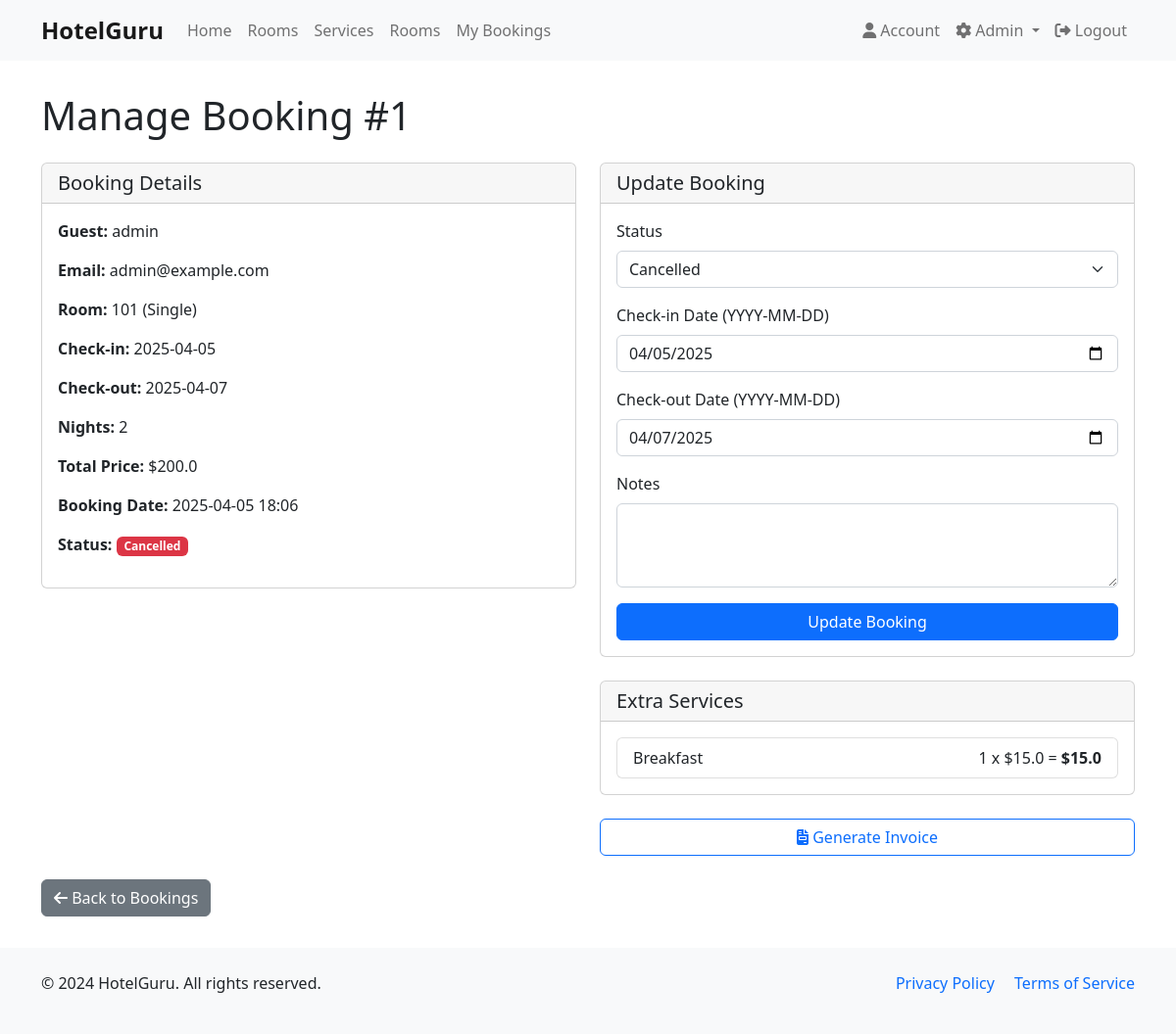
Page /admin/booking/1 (signed in) on the committed database.
### WebApp/models.py (models this page shows, shortened)
class Booking(db.Model):
    id = db.Column(db.Integer, primary_key=True)
    start_date = db.Column(db.DateTime, nullable=False, default=datetime.utcnow)
    end_date = db.Column(db.DateTime, nullable=False)
    user_id = db.Column(db.Integer, db.ForeignKey('user.id'), nullable=False)
    room_id = db.Column(db.Integer, db.ForeignKey('room.id'), nullable=False)
    status = db.Column(db.String(20), nullable=False, default='Pending')
    created_at = db.Column(db.DateTime, nullable=False, default=datetime.utcnow)
    total_price = db.Column(db.Float, nullable=True)
    check_in = db.relationship('CheckIn', backref='booking', uselist=False, cascade="all, delete-orphan")
    invoice = db.relationship('Invoice', backref='booking', uselist=False)
    def calculate_nights(self, start_date=None, end_date=None):
        if start_date is None:
            start_date = self.start_date
        if end_date is None:
            end_date = self.end_date
        return (end_date - start_date).days

class User(db.Model, UserMixin):
    id = db.Column(db.Integer, primary_key=True)
    username = db.Column(db.String(20), unique=True, nullable=False)
    email = db.Column(db.String(120), unique=True, nullable=False)
    password = db.Column(db.String(60), nullable=False)
    phone = db.Column(db.String(20), nullable=True)
    address = db.Column(db.String(200), nullable=True)
    bookings = db.relationship('Booking', backref='customer', lazy='dynamic')
    check_ins = db.relationship('CheckIn', backref='guest', lazy='dynamic')
    is_admin = db.Column(db.Boolean, default=False)

class Room(db.Model):
    id = db.Column(db.Integer, primary_key=True)
    room_number = db.Column(db.Integer, nullable=False)
    room_type = db.Column(db.String(20), nullable=False)
    capacity = db.Column(db.Integer, nullable=False)
    price_per_night = db.Column(db.Float, nullable=False)
    bookings = db.relationship('Booking', backref='room', lazy='dynamic', cascade="all, delete-orphan")
    description = db.Column(db.Text, nullable=True)
    status = db.Column(db.String(20), default='Available')  # Available, Maintenance, Cleaning
    amenities = db.Column(db.String(255), nullable=True)
    image_url = db.Column(db.String(255), nullable=True, default='default_room.jpg')
    is_available = db.Column(db.Boolean, default=True)
    def is_available(self, start_date, end_date):
        """Check if room is available for the given date range"""
        if not self.is_available:
            return False
        overlapping_bookings = Booking.query.filter(
            Booking.room_id == self.id,
            Booking.status.in_(['Pending', 'Confirmed']),
            Booking.start_date < end_date, Booking.end_date > start_date).count()
        return overlapping_bookings == 0

class BookingService(db.Model):
    id = db.Column(db.Integer, primary_key=True)
    booking_id = db.Column(db.Integer, db.ForeignKey('booking.id'), nullable=False)
    service_id = db.Column(db.Integer, db.ForeignKey('extra_service.id'), nullable=False)
    quantity = db.Column(db.Integer, nullable=False, default=1)
    requested_at = db.Column(db.DateTime, nullable=False, default=datetime.utcnow)
    booking = db.relationship('Booking', backref=db.backref('services', lazy=True))
    service = db.relationship('ExtraService')
    @property
    def total_price(self):
        return self.service.price * self.quantity

class ExtraService(db.Model):
    id = db.Column(db.Integer, primary_key=True)
    name = db.Column(db.String(100), nullable=False)
    description = db.Column(db.Text, nullable=True)
    price = db.Column(db.Float, nullable=False)

### WebApp/routes.py (the view)
@routes.route("/admin/booking/<int:booking_id>", methods=['GET', 'POST'])
@admin_required
def edit_booking(booking_id):
    booking = Booking.query.get_or_404(booking_id)
    form = BookingManagementForm()
    if form.validate_on_submit():
        booking.status = form.status.data
        booking.start_date = datetime.strptime(form.start_date.data, '%Y-%m-%d')
        booking.end_date = datetime.strptime(form.end_date.data, '%Y-%m-%d')
        days = (booking.end_date - booking.start_date).days
        booking.total_price = days * booking.room.price_per_night
        db.session.commit()
        flash('Booking has been updated successfully!', 'success')
        return redirect(url_for('routes.manage_bookings'))
    elif request.method == 'GET':
        form.status.data = booking.status
        form.start_date.data = booking.start_date.strftime('%Y-%m-%d')
        form.end_date.data = booking.end_date.strftime('%Y-%m-%d')
    current_user = get_current_user()
    return render_template('manage_booking.html', title='Edit Booking', form=form, booking=booking, current_user=current_user)

### WebApp/forms.py
class BookingManagementForm(FlaskForm):
    status = SelectField('Status', choices=[
        ('Pending', 'Pending'),
        ('Confirmed', 'Confirmed'),
        ('Cancelled', 'Cancelled'),
        ('Completed', 'Completed')
    ], validators=[DataRequired()])
    start_date = StringField('Check-in Date (YYYY-MM-DD)', validators=[DataRequired()])
    end_date = StringField('Check-out Date (YYYY-MM-DD)', validators=[DataRequired()])
    notes = TextAreaField('Notes')
    submit = SubmitField('Update Booking')

### WebApp/auth.py (called while the page is built)
def admin_required(f):
    @wraps(f)
    def decorated_function(*args, **kwargs):
        if 'user_id' not in session:
           flash('Please log in to access this page', 'danger')
           return redirect(url_for('routes.login', next=request.url))
        user = User.query.get(session['user_id'])
        if not user or not user.is_admin:
            flash('You do not have permission to access this page', 'danger')
            abort(403)
        return f(*args, **kwargs)
    return decorated_function

def get_current_user():
    if 'user_id' in session:
        return User.query.get(session['user_id'])
    return None

### WebApp/models.py (called while the page is built)
@login_manager.user_loader
def load_user(user_id):
    return User.query.get(int(user_id))

### WebApp/templates/manage_booking.html (shortened to what this page needs)
{% extends "base.html" %}
{% block content %}
<div class="container">
    <h1 class="mb-4">Manage Booking #{{ booking.id }}</h1>
    <div class="row">
        <div class="col-md-6">
            <div class="card mb-4">
                <div class="card-header">
                    <h5 class="mb-0">Booking Details</h5>
                </div>
                <div class="card-body">
                    <div class="mb-3">
                        <strong>Guest:</strong> {{ booking.customer.username }}
                    </div>
                    <div class="mb-3">
                        <strong>Email:</strong> {{ booking.customer.email }}
                    </div>
                    <div class="mb-3">
                        <strong>Room:</strong> {{ booking.room.room_number }} ({{ booking.room.room_type }})
                    </div>
                    <div class="mb-3">
                        <strong>Check-in:</strong> {{ booking.start_date.strftime('%Y-%m-%d') }}
                    </div>
                    <div class="mb-3">
                        <strong>Check-out:</strong> {{ booking.end_date.strftime('%Y-%m-%d') }}
                    </div>
                    <div class="mb-3">
                        <strong>Nights:</strong> {{ booking.calculate_nights(booking.start_date, booking.end_date) }}
                    </div>
                    <div class="mb-3">
                        <strong>Total Price:</strong> ${{ booking.total_price }}
                    </div>
                    <div class="mb-3">
                        <strong>Booking Date:</strong> {{ booking.created_at.strftime('%Y-%m-%d %H:%M') }}
                    </div>
                    <div class="mb-3">
                        <strong>Status:</strong>
                        <span class="badge bg-{{ 'success' if booking.status == 'Confirmed' else 'warning' if booking.status == 'Pending' else 'danger' if booking.status == 'Cancelled' else 'info' if booking.status == 'Completed' else '' }}">
                            {{ booking.status }}
                        </span>
                    </div>
                </div>
            </div>
        </div>
        <div class="col-md-6">
            <div class="card mb-4">
                <div class="card-header">
                    <h5 class="mb-0">Update Booking</h5>
                </div>
                <div class="card-body">
                    <form method="POST" action="">
                        <div class="mb-3">
                            {{ form.status.label(class="form-label") }}
                            {{ form.status(class="form-select") }}
                        </div>
                        <div class="mb-3">
                            {{ form.start_date.label(class="form-label") }}
                            {{ form.start_date(class="form-control", type="date") }}
                        </div>
                        <div class="mb-3">
                            {{ form.end_date.label(class="form-label") }}
                            {{ form.end_date(class="form-control", type="date") }}
                        </div>
                        <div class="mb-3">
                            {{ form.notes.label(class="form-label") }}
                            {{ form.notes(class="form-control", rows=3) }}
                        </div>
                        <div class="d-grid">
                            {{ form.submit(class="btn btn-primary") }}
                        </div>
                    </form>
                </div>
            </div>
            <div class="card mb-4">
                <div class="card-header">
                    <h5 class="mb-0">Extra Services</h5>
                </div>
                <div class="card-body">
                    {% if booking.services %}
                    <ul class="list-group">
                        {% for booking_service in booking.services %}
                        <li class="list-group-item d-flex justify-content-between align-items-center">
                            {{ booking_service.service.name }}
                            <span>
                                {{ booking_service.quantity }} x ${{ booking_service.service.price }} =
                                <strong>${{ booking_service.total_price }}</strong>
                            </span>
                        </li>
                        {% endfor %}
                    </ul>
                    {% else %}
                    <p class="text-muted">No extra services requested.</p>
                    {% endif %}
                </div>
            </div>
            <div class="d-grid gap-2">
                {% if booking.invoice %}
                <a href="{{ url_for('routes.view_invoice', invoice_id=booking.invoice.id) }}" class="btn btn-secondary">
                    <i class="fas fa-file-invoice-dollar"></i> View Invoice
                </a>
                {% else %}
                <a href="{{ url_for('routes.create_invoice', booking_id=booking.id) }}" class="btn btn-outline-primary">
                    <i class="fas fa-file-invoice"></i> Generate Invoice
                </a>
                {% endif %}
            </div>
        </div>
    </div>
    <div class="mt-4">
        <a href="{{ url_for('routes.manage_bookings') }}" class="btn btn-secondary">
            <i class="fas fa-arrow-left"></i> Back to Bookings
        </a>
    </div>
</div>
{% endblock %}

### WebApp/templates/base.html (style rules this page uses)
body { min-height: 100vh; display: flex; flex-direction: column; }

### rows in the picture
Booking: id "1", start_date "2025-04-05", end_date "2025-04-07", calculate_nights "2", total_price "200.0", created_at "2025-04-05 18:06", status "Cancelled", start_date "04/05/2025", end_date "04/07/2025"
User: customer.username "admin", customer.email "admin@example.com"
Room: room.room_number "101", room.room_type "Single"
BookingService: service.name "Breakfast", quantity "1", service.price "15.0", total_price "15.0"
